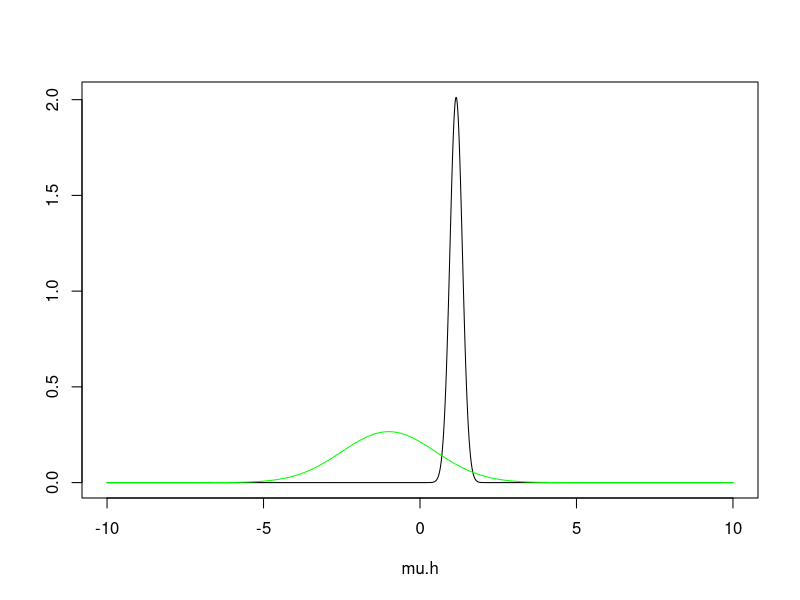
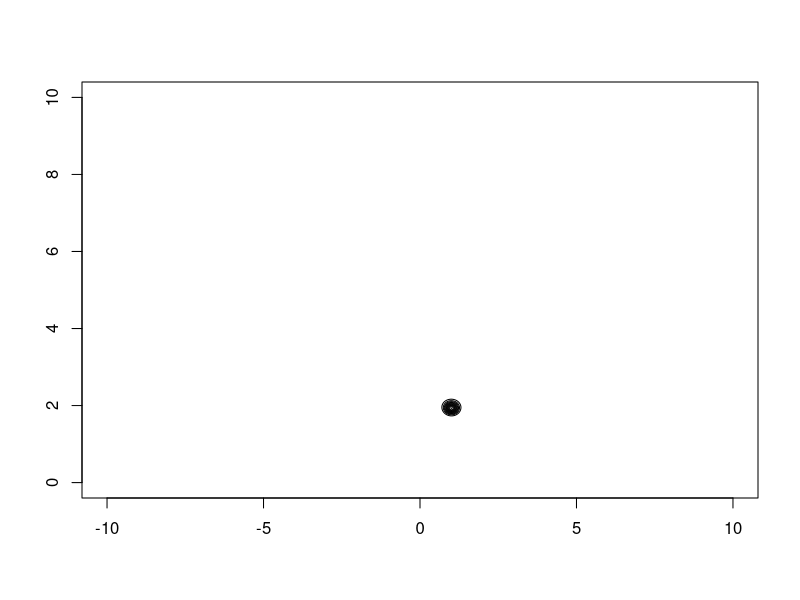
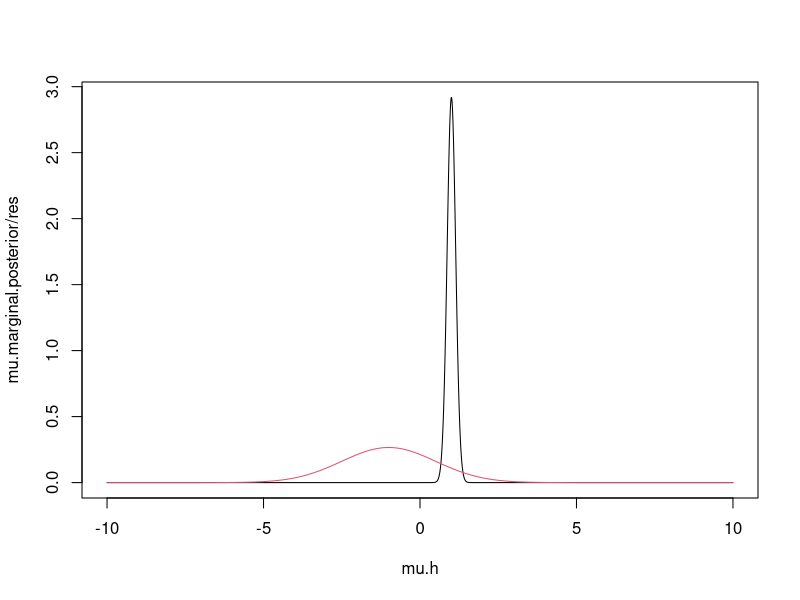
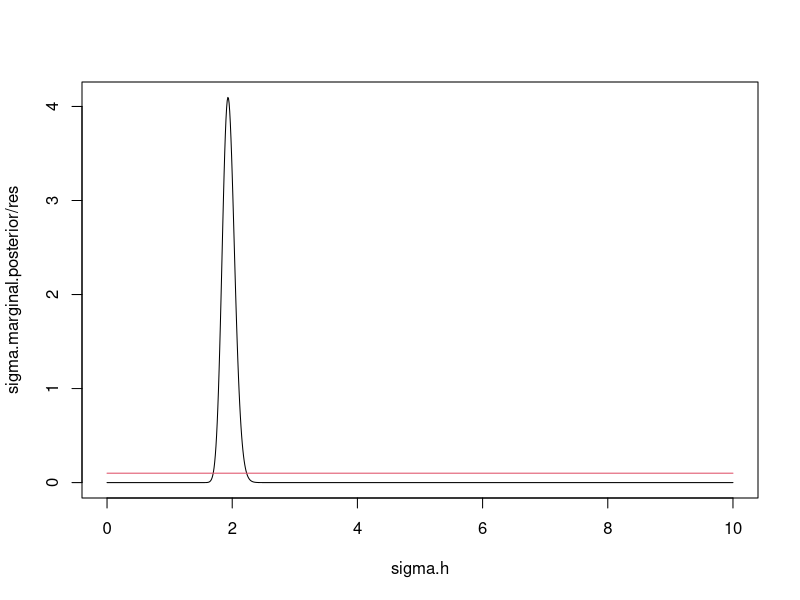
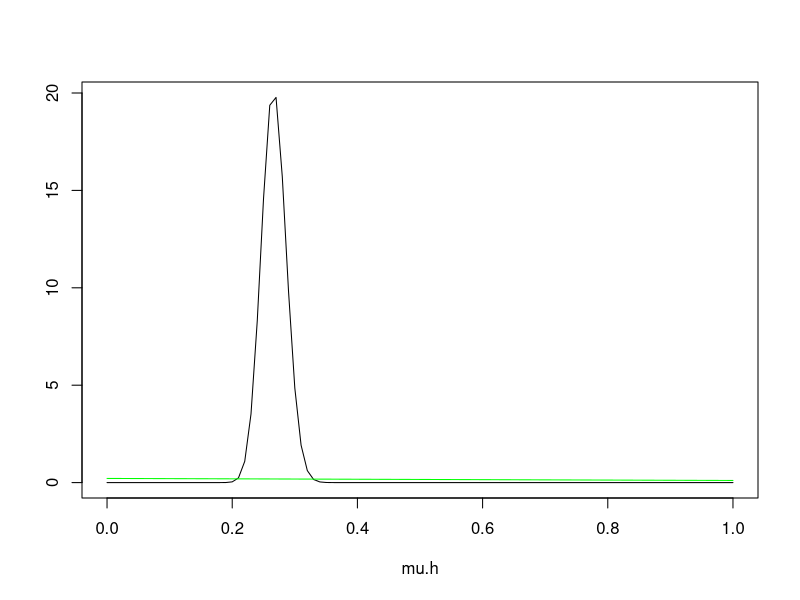

Source code (R) for these figures, in order:
## ---- chunk 1
#| label: learning-overview
learning_overview <- data.frame(
  section = "Biostatistics",
  category = "Adaptive & Bayesian Methods",
  topic = "Bayesian Inference in R"
)
learning_overview
## ---- chunk 2
knitr::opts_chunk$set(echo = TRUE)
## ---- chunk 3
res <- 1 / 100              # Set resolution for the sequence of potential mu-values, 0.01 interval
mu.h <- seq(-10, 10, res)   # Define values at which to assess the probability density

density <- dnorm(mu.h, mean = -1, sd = 1.5) # Get the density for each value in mu.h
prior <- density * res      # Multiply with resolution to get probability per interval

length(mu.h)
head(mu.h)

sum(prior)
length(prior)
## ---- chunk 4
set.seed(4)                 # Set seed for reproducibility
n <- 100                      # Set number of observations
y <- rnorm(n, mean = 1, sd = 2) # Generate data
y                           # Take a look at the data
## ---- chunk 5
likelihood <- vector()      # Create an empty vector

for (s in mu.h) {           # Loop over each value in mu.h , 2001 MU
  temp.lik <- 1             # Create a temporary likelihood scalar
  
  for (i in 1:n) {          # Loop over each individual data point, 30 observations
    temp.lik <- temp.lik * dnorm(y[i], mean = s, sd = 2) # Multiply individual likelihoods
  }
  likelihood <- c(likelihood, temp.lik) # Store the likelihood for each value in mu.h
}

# output likelihood value
head(likelihood)
length(likelihood)
## ---- chunk 6
# normalized.likelihood <- likelihood / sum(likelihood)
## ---- chunk 7
unnormalized.posterior <- likelihood * prior
## ---- chunk 8
normalizing.constant <-  sum(likelihood * prior) #p(y)
normalizing.constant #integrate

# head(unnormalized.posterior) #no integrate

posterior <- unnormalized.posterior / sum(likelihood * prior)
## ---- chunk 9
which.max(posterior)
mu.h[which.max(posterior)]
## ---- chunk 10
plot(mu.h, posterior / res, type = "l", ylab = "")
# lines(mu.h, normalized.likelihood / res, col = "red")
lines(mu.h, prior / res, col = "green")

#having a corresponding relationship for the two normal distributions 
## ---- chunk 11
res <- 1 / 100              # Set resolution for the sequence of potential mu-values, 0.01 interval
mu.h <- seq(-10, 10, res)   # Define values at which to assess the probability density

density <- dnorm(mu.h, mean = -1, sd = 1.5) # Get the density for each value in mu.h
prior <- density * res      # Multiply with resolution to get probability per interval

length(mu.h)
head(mu.h)

sum(prior)
length(prior)

mu.prior <- prior           
## ---- chunk 12
sigma.h <- seq(0, 10, res)    # Define values at which to assess the probabilities for sigma
sigma.density <- dunif(sigma.h, min(sigma.h), max(sigma.h)) # Density-values for a flat prior
sigma.prior <- sigma.density * res # Multiply with res to get probability per interval


length(sigma.h)
head(sigma.h)

sum(sigma.prior)
length(sigma.prior)
## ---- chunk 13
joint.prior <- sapply(mu.prior, function(mu.s) { # Using sapply's instead of loops
                sapply(sigma.prior, function(sigma.s) { mu.s * sigma.s })}) 
## ---- chunk 14
joint.prior[1:5,1:5]  
## ---- chunk 15
set.seed(4)                 # Set seed for reproducibility
n <- 200                      # Set number of observations
y <- rnorm(n, mean = 1, sd = 2) # Generate data                           # Take a look at the data
## ---- chunk 16
joint.likelihood <- sapply(mu.h, function(mu.s) { # Sapply's instead of loops
                      sapply(sigma.h, function(sigma.s) { prod(dnorm(y, mu.s, sigma.s)) })})
# normalized.joint.likelihood <- joint.likelihood / sum(joint.likelihood) # Normalize 
## ---- chunk 17
unnormalized.joint.posterior <- joint.likelihood * joint.prior
normalizing.constant <- 1 / sum(joint.likelihood * joint.prior)

joint.posterior <- unnormalized.joint.posterior * normalizing.constant  #have the same max as unnormalized.joint.posterior
## ---- chunk 18
# find the position in the matrix
df<-matrix(joint.posterior,nrow = 1001, byrow = F)
dim(df)

position=which(df==max(joint.posterior),arr.ind = T)
position

# then detect the ordinal mu and sigma by position
mu.h[position[2]]

sigma.h[position[1]]

## ---- chunk 19
contour(mu.h,sigma.h,t(joint.posterior))
## ---- chunk 20
mu.marginal.posterior <- colSums(df) #integrate or sum

which.max(mu.marginal.posterior)

mu.h[which.max(mu.marginal.posterior)]
## ---- chunk 21
plot(mu.h,mu.marginal.posterior/res,type = "l"); lines(mu.h,mu.prior/res,col=2)
## ---- chunk 22
sigma.marginal.posterior <- rowSums(df) #integrate or sum

which.max(sigma.marginal.posterior )

sigma.h[which.max(sigma.marginal.posterior )]
## ---- chunk 23
plot(sigma.h,sigma.marginal.posterior/res,type = "l"); lines(sigma.h,sigma.prior/res,col=2)
## ---- chunk 24
# d is disease and t is test

#Prior p(theta1)
p.d1 <- .0228
p.d0 <- 1-p.d1

#Sensitivity: p(tau1|theta1)
p.t1.d1 <- .94

#Specificity: p(tau0|theta0)
p.t0.d0 <- .98
p.t1.d0 <- 1-p.t0.d0

#Bayes prob
(p.d1.t1 <- p.t1.d1* p.d1 /( p.t1.d1 *p.d1+ p.t1.d0 *p.d0))

# PPV = (sensitivity x prevalence) / [ (sensitivity x prevalence) + ((1 – specificity) x (1 – prevalence)) ]
(p.t1.d1 * p.d1) / ( (p.t1.d1 * p.d1) + (1 - p.t0.d0) * (1 - p.d1) )

## ---- chunk 25
res <- 1 / 100              # Set resolution for the sequence of potential mu-values, 0.01 interval
mu.h <- seq(0, 1, res)   # Define values at which to assess the probability density

density <- dnorm(mu.h, mean = -1, sd = 1.5) # Get the density for each value in mu.h
prior <- density * res      # Multiply with resolution to get probability per interval

length(mu.h)
head(mu.h)

sum(prior)
length(prior)
        
## ---- chunk 26
# sigma.h <- seq(0, 10, res)    # Define values at which to assess the probabilities for sigma
# sigma.density <- dunif(sigma.h, min(sigma.h), max(sigma.h)) # Density-values for a flat prior
# sigma.prior <- sigma.density * res # Multiply with res to get probability per interval
# 
# 
# length(sigma.h)
# head(sigma.h)
# 
# sum(sigma.prior)
# length(sigma.prior)
## ---- chunk 27
set.seed(4)                 # Set seed for reproducibility
n <- 500                      # Set number of observations
y <- rbinom(n, size=1, p = 0.26) # Generate data                           # Take a look at the data
y
## ---- chunk 28
joint.likelihood <- sapply(mu.h, function(s) prod(dbinom(y, 1, s)) )
# normalized.joint.likelihood <- joint.likelihood / sum(joint.likelihood) # Normalize 

## ---- chunk 29
unnormalized.joint.posterior <- joint.likelihood * prior
normalizing.constant <- 1 / sum(joint.likelihood * prior)

joint.posterior <- unnormalized.joint.posterior * normalizing.constant  #have the same max as unnormalized.joint.posterior
## ---- chunk 30
# find the position in the matrix
mu.h[which.max(joint.posterior)]

## ---- chunk 31
plot(mu.h, joint.posterior / res, type = "l", ylab = "")
# lines(mu.h, normalized.likelihood / res, col = "red")
lines(mu.h, prior / res, col = "green")
 
